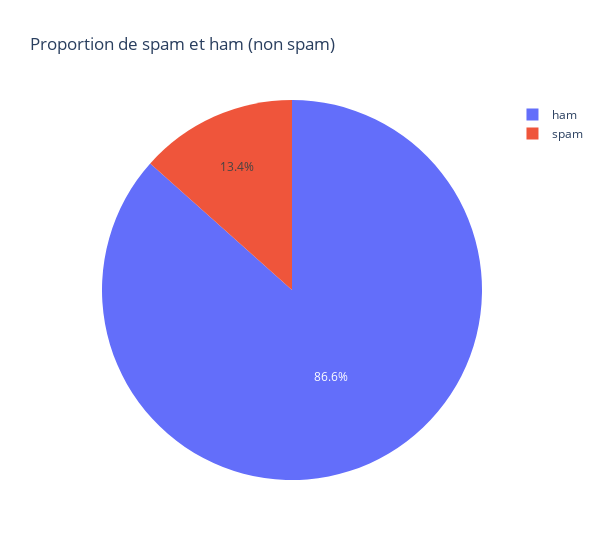

Notebook cell for this chart:
### Code cell
# Affichage graphique des proportions
value_counts = data['v1'].value_counts(normalize=True)

px.pie(
    names = value_counts.index, 
    values = value_counts.values, 
    title='Proportion de spam et ham (non spam)',
    width = 600)

### Figure 1 — Plotly figure (JSON) as saved in the notebook; plotly's stock layout.template omitted (floating-point values rounded to 4 significant figures)
{"data": [{"domain": {"x": [0, 1], "y": [0, 1]}, "hovertemplate": "label=%{label}<br>value=%{value}<extra></extra>", "labels": ["ham", "spam"], "legendgroup": "", "name": "", "showlegend": true, "type": "pie", "values": [0.8659, 0.1341]}], "layout": {"legend": {"tracegroupgap": 0}, "title": {"text": "Proportion de spam et ham (non spam)"}, "width": 600}}
